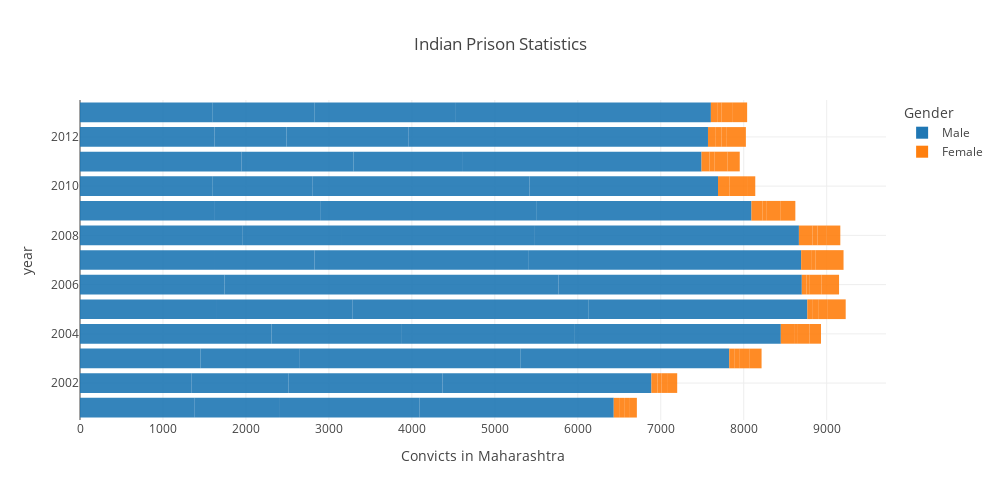

Notebook source saved alongside this figure:
### Markdown cell above
## Horizontal bar chart above same chart

### Code cell
barchart = px.bar(
    data_frame=df,
#     x="year",
#     y="convicts",
    x= "convicts",
    y = 'year',
    color="gender",               
    opacity=0.9,                  
    orientation="h",              
    barmode='relative',           
                                                              
# ----------------------------------------------------------------------------------------------------------------   
    labels={"convicts":"Convicts in Maharashtra",
    "gender":"Gender"},          
    title='Indian Prison Statistics',
    width=1000,                 
    height=500,                   
    template='gridon',           
)

pio.show(barchart)

### Figure 1 — Plotly figure (JSON) as saved in the notebook; plotly's stock layout.template omitted (floating-point values rounded to 4 significant figures)
{"data": [{"alignmentgroup": "True", "hovertemplate": "Gender=Male<br>Convicts in Maharashtra=%{x}<br>year=%{y}<extra></extra>", "legendgroup": "Male", "marker": {"color": "#1F77B4", "opacity": 0.9}, "name": "Male", "offsetgroup": "Male", "orientation": "h", "showlegend": true, "textposition": "auto", "type": "bar", "x": [1383, 1027, 1680, 2343, 1346, 1169, 1855, 2517, 1451, 1199, 2657, 2518, 2309, 1571, 2085, 2482, 1651, 1636, 2845, 2634, 1742, 1440, 2584, 2934, 1627, 1200, 2583, 3282, 1955, 1191, 2337, 3182, 1616, 1287, 2595, 2595, 1600, 1205, 2614, 2271, 1945, 1353, 1307, 2886, 1622, 866, 1474, 3607, 1600, 1224, 1697, 3083], "xaxis": "x", "y": [2001, 2001, 2001, 2001, 2002, 2002, 2002, 2002, 2003, 2003, 2003, 2003, 2004, 2004, 2004, 2004, 2005, 2005, 2005, 2005, 2006, 2006, 2006, 2006, 2007, 2007, 2007, 2007, 2008, 2008, 2008, 2008, 2009, 2009, 2009, 2009, 2010, 2010, 2010, 2010, 2011, 2011, 2011, 2011, 2012, 2012, 2012, 2012, 2013, 2013, 2013, 2013], "yaxis": "y"}, {"alignmentgroup": "True", "hovertemplate": "Gender=Female<br>Convicts in Maharashtra=%{x}<br>year=%{y}<extra></extra>", "legendgroup": "Female", "marker": {"color": "#FF7F0E", "opacity": 0.9}, "name": "Female", "offsetgroup": "Female", "orientation": "h", "showlegend": true, "textposition": "auto", "type": "bar", "x": [74, 52, 69, 84, 74, 49, 66, 122, 67, 61, 120, 142, 160, 46, 138, 140, 67, 72, 109, 215, 56, 33, 147, 213, 129, 46, 161, 175, 165, 58, 114, 162, 135, 50, 162, 182, 96, 44, 221, 88, 96, 63, 156, 146, 94, 68, 65, 230, 76, 54, 135, 172], "xaxis": "x", "y": [2001, 2001, 2001, 2001, 2002, 2002, 2002, 2002, 2003, 2003, 2003, 2003, 2004, 2004, 2004, 2004, 2005, 2005, 2005, 2005, 2006, 2006, 2006, 2006, 2007, 2007, 2007, 2007, 2008, 2008, 2008, 2008, 2009, 2009, 2009, 2009, 2010, 2010, 2010, 2010, 2011, 2011, 2011, 2011, 2012, 2012, 2012, 2012, 2013, 2013, 2013, 2013], "yaxis": "y"}], "layout": {"barmode": "relative", "height": 500, "legend": {"title": {"text": "Gender"}, "tracegroupgap": 0}, "title": {"text": "Indian Prison Statistics"}, "width": 1000, "xaxis": {"anchor": "y", "autorange": true, "domain": [0, 1], "range": [0, 9715.0], "title": {"text": "Convicts in Maharashtra"}, "type": "linear"}, "yaxis": {"anchor": "x", "autorange": true, "domain": [0, 1], "range": [2000.0, 2014.0], "title": {"text": "year"}, "type": "linear"}}}
